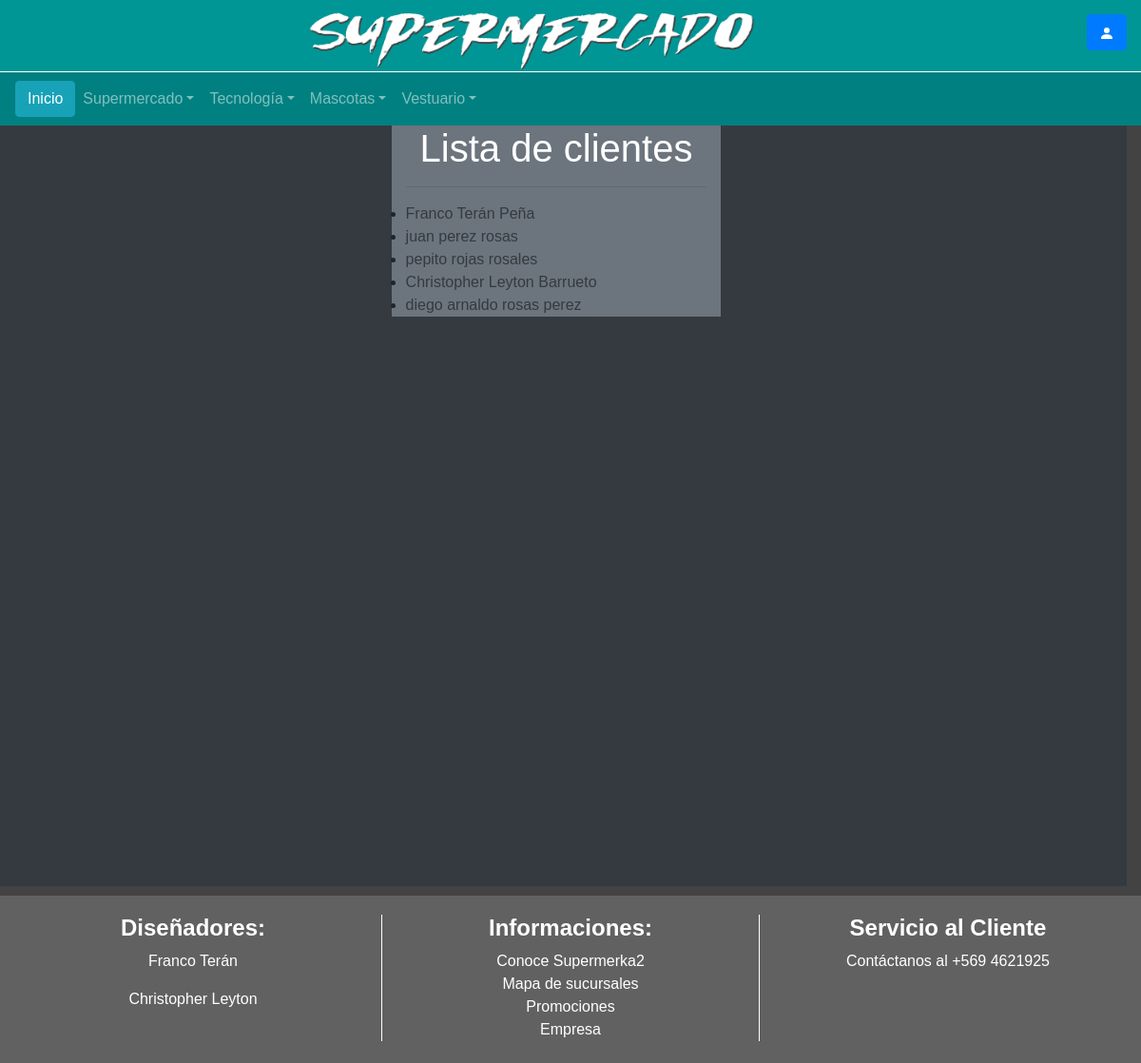
The page /supermercado/clientes/ on the database as committed earlier.
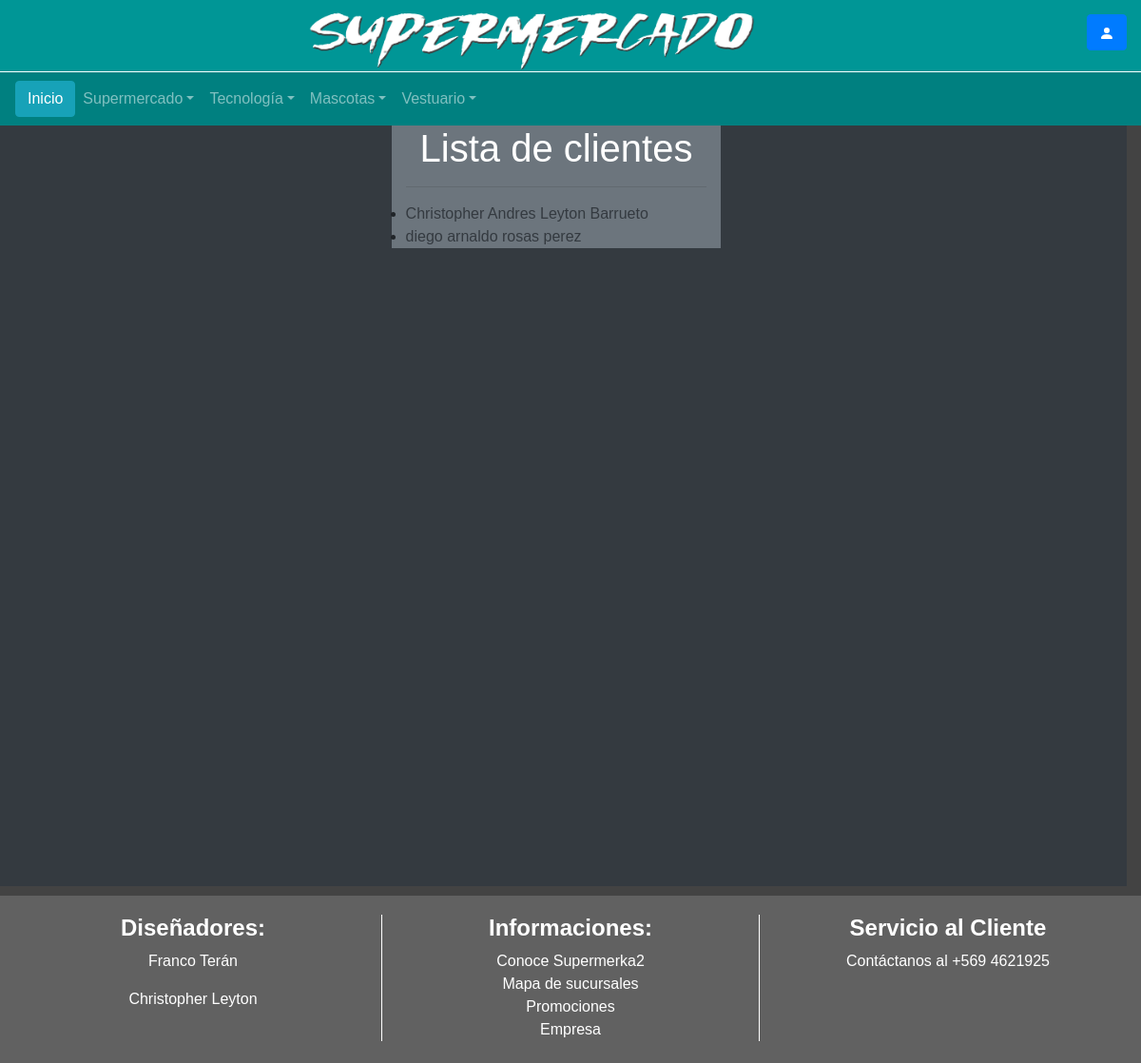
The same page on the database as committed later.
### supermercado/models.py (models this page shows)
class Cliente(models.Model):
	rut = models.CharField(max_length=11, null=False, primary_key=True)
	dv = models.CharField(max_length=1,null=False)
	nombres = models.CharField(max_length=50, null=False)
	apellidoP = models.CharField(max_length=20, null=False)
	apellidoM = models.CharField(max_length=20, null=False)
	fcelular = models.BigIntegerField( null=False)
	fcasa = models.BigIntegerField( null=False)
	fecha_nacimiento= models.DateField(null=False)
	email= models.EmailField(max_length=50,default='compras@super.cl',unique=True)
	def __str__(self):
		return  (self.nombres+" "+self.apellidoP+" "+self.apellidoM)
	def get_absolute_url(self):
	   return reverse('cliente-detail',args=[str(self.rut)])

### supermercado/views.py (the view)
# urls.py: path('clientes/',views.ClienteListView.as_view(),name='clientes'),
class ClienteListView(generic.ListView):
    model = Cliente
    paginate_by = 20

### supermercado/templates/supermercado/cliente_list.html
{% extends "base_generic.html" %}
{% block content %}
<div class="row justify-content-center bg-dark vh-100 col-12">
    <div >
        <div class="container  bg-secondary">
            <div class="text-white col-md-12">
            	<h1>Lista de clientes</h1>
            </div>
            <hr>
            <div>
                {% if cliente_list %}
                <ul>
	               {% for cliente in cliente_list %}
	                <li>
		               <a href="{{ cliente.get_absolute_url }}" class="text-dark">{{ cliente}}</a>
	                </li>
	                {% endfor %}
                </ul>
                {% else %}
                   <p>No hay clientes registrados.</p>
                {% endif %}
            </div>
        </div>
    </div>
</div>
{% endblock %}

### supermercado/templates/base_generic.html (shortened to what this page needs)
<!DOCTYPE HTML>
<HTML>
<HEAD>
    <link rel="stylesheet" href="https://maxcdn.bootstrapcdn.com/bootstrap/4.0.0/ css/bootstrap.min.css"
>
    {% load static %}
    <link href="{% static 'bootstrap/css/bootstrap.min.css'%}" rel="stylesheet">
    <link href="{% static 'bootstrap/css/estilos.css' %}" rel="stylesheet">
</HEAD>
<BODY>
    <header>
        <div class="top"> <img class="img-fluid" src="{% static 'img/logo.png' %}" height="500px" width="500px">
            <div class="iconos">
                <button type="button" class="btn btn-primary" data-toggle="modal" data-target="#exampleModal">
                    <svg width="1em" height="1em" viewBox="0 0 16 16" class="bi bi-person-fill" fill="currentColor"
                        xmlns="http://www.w3.org/2000/svg">
                        <path fill-rule="evenodd"
                            d="M3 14s-1 0-1-1 1-4 6-4 6 3 6 4-1 1-1 1H3zm5-6a3 3 0 1 0 0-6 3 3 0 0 0 0 6z" />
                    </svg>
                </button>
            </div>
        </div>
        <div class="backbar">
            <nav class="navbar navbar-expand-lg navbar-dark">
                <a href="{% url 'index' %}" class="btn btn-info"> Inicio </a>
                <div class="collapse navbar-collapse" id="navbarTogglerDemo01">
                    <ul class="navbar-nav mr-auto">
                        <li class="nav-item dropdown">
                            <a class="nav-link dropdown-toggle" href="#" id="navbarDropdownMenuLink" role="button"
                                data-toggle="dropdown" aria-haspopup="true" aria-expanded="false">Supermercado</a>
                        </li>
                        <li class="nav-item dropdown">
                            <a class="nav-link dropdown-toggle" href="#" id="navbarDropdownMenuLink" role="button"
                                data-toggle="dropdown" aria-haspopup="true" aria-expanded="false">Tecnología</a>
                        </li>
                        <li class="nav-item dropdown">
                            <a class="nav-link dropdown-toggle" href="#" id="navbarDropdownMenuLink" role="button"
                                data-toggle="dropdown" aria-haspopup="true" aria-expanded="false">Mascotas</a>
                        </li>
                        <li class="nav-item dropdown">
                            <a class="nav-link dropdown-toggle" href="#" id="navbarDropdownMenuLink" role="button"
                                data-toggle="dropdown" aria-haspopup="true" aria-expanded="false">Vestuario</a>
                        </li>
                    </ul>
                </div>
            </nav>
        </div>
    </header>
    <div >
         {% block content %} {% endblock %}
    </div>
</BODY>
<footer>
    <div class="foot">
        <div class="row">
            <div class="col us">
                <h4> <b> Diseñadores: </b></h4>
                <p> Franco Terán </p>
                <p> Christopher Leyton</p>
            </div>
            <div class="col info">
                <h4> <b> Informaciones: </b></h4>
                <a href="">Conoce Supermerka2</a>
                <br>
                <a href="">Mapa de sucursales</a>
                <br>
                <a href="">Promociones</a>
                <br>
                <a href="">Empresa</a>
            </div>
            <div class="col servicio">
                <h4><b> Servicio al Cliente </b></h4>
                <p> Contáctanos al +569 4621925</p>
            </div>
        </div>
    </div>
</footer>
</HTML>

Rows that differ between the two databases and show on the page:
removed Cliente: nombres+apellidoP+apellidoM "Franco Terán Peña"
removed Cliente: nombres+apellidoP+apellidoM "juan perez rosas"
removed Cliente: nombres+apellidoP+apellidoM "pepito rojas rosales"
removed Cliente: nombres+apellidoP+apellidoM "Christopher Leyton Barrueto"
added Cliente: nombres+apellidoP+apellidoM "Christopher Andres Leyton Barrueto"
